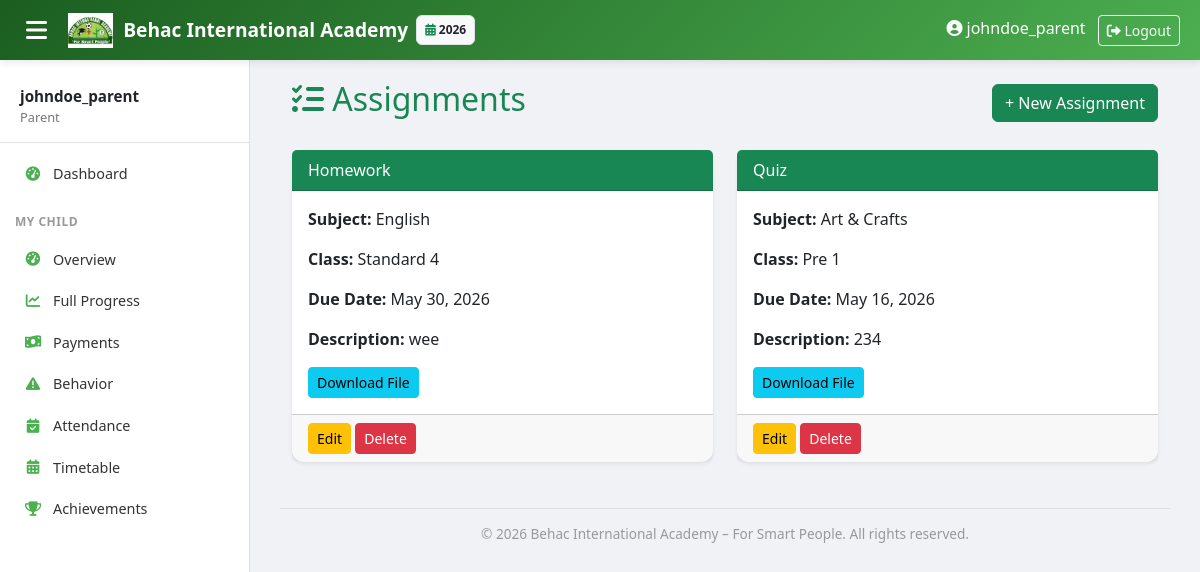
Screenshot of /academics/assignments/ (signed in) with the database file from the repository.
### core/models.py (models this page shows, shortened)
class AcademicYear(models.Model):
    name = models.CharField(max_length=20)  # "2025-2026"
    start_date = models.DateField()
    end_date = models.DateField()
    is_current = models.BooleanField(default=False)

### academics/models.py (models this page shows, shortened)
class Assignment(models.Model):
    title = models.CharField(max_length=200)
    subject = models.ForeignKey(Subject, on_delete=models.CASCADE)
    class_level = models.ForeignKey(ClassLevel, on_delete=models.CASCADE)
    due_date = models.DateField()
    description = models.TextField()
    file = models.FileField(upload_to='assignments/', blank=True)
    class Meta:
        ordering = ['-due_date']

class Subject(models.Model):
    name = models.CharField(max_length=50)
    code = models.CharField(max_length=10, unique=True)
    classes = models.ManyToManyField(ClassLevel, related_name='subjects')
    class Meta:
        ordering = ['name']

class ClassLevel(models.Model):
    LEVEL_TYPES = (('PRE','Pre-primary'), ('PRIMARY','Primary'))
    name = models.CharField(max_length=20)  # "Pre 1", "Grade 1"
    level_type = models.CharField(max_length=10, choices=LEVEL_TYPES)
    order = models.PositiveSmallIntegerField(unique=True)  # 1..9
    class Meta:
        ordering = ['order']

### academics/views.py (the view)
# urls.py: path('assignments/', views.AssignmentListView.as_view(), name='assignment_list'),
class AssignmentListView(LoginRequiredMixin, ListView):
    model = Assignment
    template_name = 'academics/assignment_list.html'
    context_object_name = 'assignments'
    def get_queryset(self):
        qs = super().get_queryset()
        year_filter = get_academic_year_filter_by_field(self.request, 'due_date')
        if year_filter:
            qs = qs.filter(**year_filter)
        return qs
    def get_context_data(self, **kwargs):
        ctx = super().get_context_data(**kwargs)
        ctx['current_year'] = AcademicYear.objects.filter(is_current=True).first()
        return ctx

### academics/context_processors.py (called while the page is built)
def academic_year_processor(request):
    current_year = AcademicYear.objects.filter(is_current=True).first()
    all_years = AcademicYear.objects.all().order_by('-start_date')
    return {
        'current_year': current_year,
        'all_years': all_years,
    }

### academics/views.py (called while the page is built)
def get_academic_year_filter_by_field(request, date_field='date'):
    show_all = request.GET.get('all', '')
    if show_all == '1' and (request.user.is_superuser or 'Admin' in request.user.groups.all().values_list('name', flat=True)):
        return {}
    current_year = AcademicYear.objects.filter(is_current=True).first()
    if current_year:
        return {f'{date_field}__gte': current_year.start_date, f'{date_field}__lte': current_year.end_date}
    return {}

### templates/academics/assignment_list.html (shortened to what this page needs)
{% extends 'base.html' %}
{% load static %}
{% block content %}
<div class="container">
    <div class="d-flex justify-content-between align-items-center mb-4">
        <h2 class="text-success"><i class="fas fa-tasks"></i> Assignments</h2>
        <a href="{% url 'academics:assignment_create' %}" class="btn btn-success">+ New Assignment</a>
    </div>
    {% if assignments %}
        <div class="row">
            {% for assignment in assignments %}
            <div class="col-md-6 mb-3">
                <div class="card h-100 shadow-sm">
                    <div class="card-header bg-success text-white">
                        {{ assignment.title }}
                    </div>
                    <div class="card-body">
                        <p><strong>Subject:</strong> {{ assignment.subject.name }}</p>
                        <p><strong>Class:</strong> {{ assignment.class_level.name }}</p>
                        <p><strong>Due Date:</strong> {{ assignment.due_date }}</p>
                        <p><strong>Description:</strong> {{ assignment.description|truncatewords:20 }}</p>
                        {% if assignment.file %}
                            <a href="{{ assignment.file.url }}" class="btn btn-sm btn-info">Download File</a>
                        {% endif %}
                    </div>
                    <div class="card-footer text-muted">
                        <a href="{% url 'academics:assignment_update' assignment.pk %}" class="btn btn-sm btn-warning">Edit</a>
                        <a href="{% url 'academics:assignment_delete' assignment.pk %}" class="btn btn-sm btn-danger">Delete</a>
                    </div>
                </div>
            </div>
            {% endfor %}
        </div>
    {% else %}
        <div class="alert alert-info">No assignments created yet. Click "New Assignment" to add one.</div>
    {% endif %}
</div>
{% endblock %}

### templates/base.html (shortened to what this page needs)
<!DOCTYPE html>
<html lang="en">
<head>
    <link href="https://cdn.jsdelivr.net/npm/bootstrap@5.3.0/dist/css/bootstrap.min.css" rel="stylesheet">
    <link rel="stylesheet" href="https://cdnjs.cloudflare.com/ajax/libs/font-awesome/6.0.0/css/all.min.css">
</head>
<body>
    {% if user.is_authenticated %}
    <nav class="topbar">
        <button class="sidebar-toggle" onclick="document.querySelector('.sidebar').classList.toggle('show')">
            <i class="fas fa-bars"></i>
        </button>
        <a class="topbar-brand" href="{% url 'dashboard:home' %}">
            <img src="/static/images/behac_logo.png" alt="Logo"> Behac International Academy
        </a>
        {% if current_year %}
        <span class="badge bg-light text-dark ms-2 p-2 border" style="font-size: 0.75rem;">
            <i class="fas fa-calendar-alt text-success"></i> {{ current_year.name }}
        </span>
        {% endif %}
        <div class="ms-auto">
            {% if user.is_authenticated %}
                <span class="me-2 d-none d-sm-inline"><i class="fas fa-user-circle"></i> {{ user.get_full_name|default:user.username }}</span>
                <form method="post" action="{% url 'logout' %}" style="display:inline;">
                    <button type="submit" class="btn btn-sm btn-outline-light">
                        <i class="fas fa-sign-out-alt"></i> Logout
                    </button>
                </form>
            {% endif %}
        </div>
    </nav>
    <div class="sidebar" id="sidebar">
        <div class="user-info">
            <div class="name">{{ user.get_full_name|default:user.username }}</div>
            <div class="role">
                {% if user.is_superuser %}Owner
                {% elif user.groups.all %}{{ user.groups.first.name }}
                {% else %}Staff{% endif %}
            </div>
        </div>
        {% if user.is_authenticated %}
        <ul class="nav flex-column">
            <li class="nav-item">
                <a class="nav-link {% if request.path == '/' %}active{% endif %}" href="{% url 'dashboard:home' %}">
                    <i class="fas fa-tachometer-alt"></i> Dashboard
                </a>
            </li>
            {% with user_groups=user.groups.all %}
            {% if 'Parent' in user_groups|join:', ' %}
            <li class="nav-section">My Child</li>
            <li class="nav-item">
                <a class="nav-link {% if '/dashboard/parent/' == request.path %}active{% endif %}" href="{% url 'dashboard:parent' %}"><i class="fas fa-tachometer-alt"></i> Overview</a>
            </li>
            <li class="nav-item">
                <a class="nav-link {% if '/dashboard/parent/progress/' in request.path %}active{% endif %}" href="{% url 'dashboard:parent_progress' %}"><i class="fas fa-chart-line"></i> Full Progress</a>
            </li>
            <li class="nav-item">
                <a class="nav-link {% if '/dashboard/parent/payments/' in request.path %}active{% endif %}" href="{% url 'dashboard:parent_payments' %}"><i class="fas fa-money-bill-wave"></i> Payments</a>
            </li>
            <li class="nav-item">
                <a class="nav-link {% if '/dashboard/parent/behavior/' in request.path %}active{% endif %}" href="{% url 'dashboard:parent_behavior' %}"><i class="fas fa-exclamation-triangle"></i> Behavior</a>
            </li>
            <li class="nav-item">
                <a class="nav-link {% if '/dashboard/parent/attendance/' in request.path %}active{% endif %}" href="{% url 'dashboard:parent_attendance' %}"><i class="fas fa-calendar-check"></i> Attendance</a>
            </li>
            <li class="nav-item">
                <a class="nav-link {% if '/dashboard/parent/timetable/' in request.path %}active{% endif %}" href="{% url 'dashboard:parent_timetable' %}"><i class="fas fa-calendar-alt"></i> Timetable</a>
            </li>
            <li class="nav-item">
                <a class="nav-link {% if '/dashboard/parent/achievements/' in request.path %}active{% endif %}" href="{% url 'dashboard:parent_achievements' %}"><i class="fas fa-trophy"></i> Achievements</a>
            </li>
            {% endif %}
            {% endwith %}
        </ul>
        {% endif %}
    </div>
    {% endif %}
    <div class="main-content"{% if not user.is_authenticated %} style="margin-left: 0 !important;"{% endif %}>
        {% block content %}{% endblock %}
        <div class="main-footer">
            &copy; {% now "Y" %} Behac International Academy – For Smart People. All rights reserved.
        </div>
    </div>
</body>
</html>

### templates/base.html (style rules this page uses)
:root { --behac-dark: #1B5E20; --behac-light: #4CAF50; --behac-bg: #E8F5E9; --sidebar-width: 250px; }
body { background-color: #f0f2f5; font-family: 'Segoe UI', Tahoma, Geneva, Verdana, sans-serif; overflow-x: hidden; }
.topbar { background: linear-gradient(135deg, var(--behac-dark), var(--behac-light)); box-shadow: 0 2px 8px rgba(0,0,0,0.1); position: fixed; top: 0; left: 0; right: 0; z-index: 1030; height: 60px; display: flex; align-items: center; padding: 0 20px; color: white; }
.topbar-brand { font-weight: bold; font-size: 1.2rem; color: white; text-decoration: none; display: flex; align-items: center; gap: 10px; }
.topbar-brand img { height: 35px; }
.sidebar-toggle { background: none; border: none; color: white; font-size: 1.5rem; cursor: pointer; margin-right: 15px; }
.sidebar { position: fixed; top: 60px; left: 0; bottom: 0; width: var(--sidebar-width); background: white; border-right: 1px solid #e0e0e0; padding-top: 10px; overflow-y: auto; z-index: 1020; transition: transform 0.3s ease; }
.sidebar .nav-section { padding: 8px 15px; font-size: 0.75rem; text-transform: uppercase; font-weight: 700; color: #999; letter-spacing: 0.5px; margin-top: 10px; }
.sidebar .nav-item { padding: 0; }
.sidebar .nav-link { padding: 10px 20px; color: #333; display: flex; align-items: center; gap: 10px; border-left: 3px solid transparent; transition: all 0.2s; font-size: 0.9rem; }
.sidebar .nav-link i { width: 20px; text-align: center; color: var(--behac-light); }
.sidebar .user-info { padding: 15px 20px; border-bottom: 1px solid #e0e0e0; margin-bottom: 10px; }
.sidebar .user-info .name { font-weight: 600; font-size: 0.95rem; }
.sidebar .user-info .role { font-size: 0.8rem; color: #777; }
.main-content { margin-top: 60px; margin-left: var(--sidebar-width); padding: 20px 30px; min-height: calc(100vh - 60px); }
.main-footer { margin-top: 30px; padding-top: 15px; border-top: 1px solid #e0e0e0; text-align: center; color: #999; font-size: 0.85rem; }
.card { border-radius: 12px; box-shadow: 0 2px 8px rgba(0,0,0,0.05); border: none; transition: box-shadow 0.2s; }

### rows the page displays
AcademicYear: name "2026"
Assignment: title "Homework", subject.name "English", class_level.name "Standard 4", due_date "May 30, 2026", description "wee"
Assignment: title "Quiz", subject.name "Art & Crafts", class_level.name "Pre 1", due_date "May 16, 2026", description "234"

### other values shown
{{ user.get_full_name|default:user.username }} "johndoe_parent"
{{ user.groups.first.name }} "Parent"
